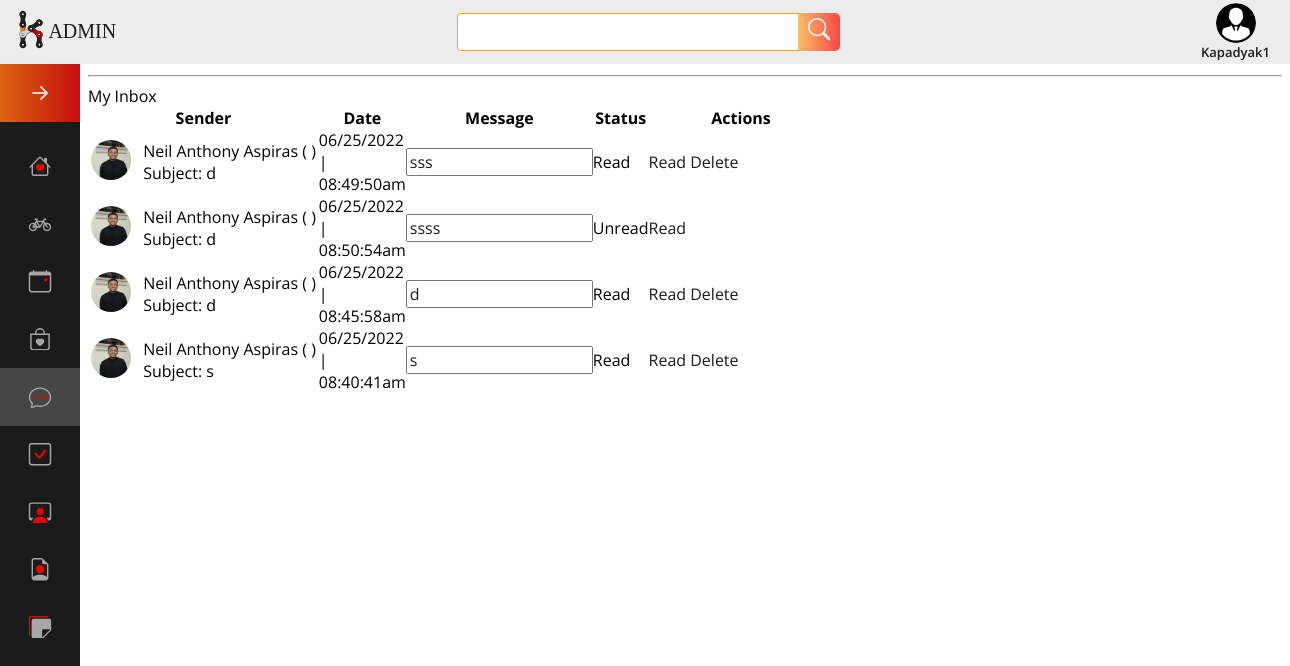
The page /Admin/inbox.php (signed in) on the database its author committed.
### tables this page shows
CREATE TABLE `message` (
  `message_id` int(11) NOT NULL,
  `message_content` text NOT NULL,
  `status` varchar(15) NOT NULL,
  `date_messaged` varchar(100) NOT NULL,
  `member_id` int(11) NOT NULL,
  `message_image` varchar(150) NOT NULL,
  `sender_id` varchar(15) NOT NULL,
  `subject` text NOT NULL,
  `access` text NOT NULL,
  `incoming_msg_id` int(255) NOT NULL,
  `outgoing_msg_id` int(255) NOT NULL,
  `iv` text NOT NULL
);

CREATE TABLE `members` (
  `member_id` int(11) NOT NULL,
  `email_address` varchar(255) DEFAULT NULL,
  `email_status` int(11) DEFAULT NULL,
  `username` varchar(255) DEFAULT NULL,
  `password` varchar(255) DEFAULT NULL,
  `confirm_password` varchar(255) DEFAULT NULL,
  `first_name` varchar(255) DEFAULT NULL,
  `middle_name` varchar(255) DEFAULT NULL,
  `last_name` varchar(255) DEFAULT NULL,
  `dob` date DEFAULT NULL,
  `sex` enum('Male','Female') DEFAULT NULL,
  `contact_number` int(11) DEFAULT NULL,
  `address` varchar(255) DEFAULT NULL,
  `image` varchar(255) NOT NULL,
  `online_status` text NOT NULL,
  `topic_ctr` varchar(255) NOT NULL,
  `threads_ctr` varchar(255) NOT NULL,
  `replies_ctr` varchar(255) NOT NULL,
  `access` varchar(50) NOT NULL,
  `unique_id` int(255) NOT NULL,
  `status` varchar(255) NOT NULL,
  `theme` varchar(255) NOT NULL
);

### Admin/session.php (called while the page is built, shortened)
<?php
$session_id=$_SESSION['Session_ID'];
 ?>

### Admin/inbox.php (the view, shortened to what this page needs)
<?php include ('dbcon.php');?>
<?php include ('session.php'); ?>
<!DOCTYPE html>
<html lang="en">
<head>
	<link rel="stylesheet" type="text/css" href="style.css">
</head>
<body>
    <div class="index-container">
		<div class="index-sidenav">
		<!DOCTYPE html>
<html lang="en">
<head>
    <link rel="stylesheet" href="../style.css" />
</head>
<body>
    <nav class="navbar">
        <ul class="navbar-nav">
            <li class="logo noHover noFilter">
                <a href="#" class="nav-link ">
                </a>
            </li>
            <li class="nav-item">
                <a href="home.php" class="nav-link">
                </a>
            </li>
<li class="nav-item">
                <a href="feed_rental.php" class="nav-link">
                </a>
            </li>
<li class="nav-item">
                <a href="feed_events.php" class="nav-link">
                </a>
            </li>
            <li class="nav-item">
                <a href="feed_pre.php" class="nav-link">
                </a>
            </li>
            <li class="nav-item">
                <a href="inbox.php" class="nav-link highlight">
                </a>
            </li>
<li class="nav-item">
                <a href="member.php" class="nav-link">
                </a>
            </li>
<li class="nav-item">
                <a href="admin_user.php" class="nav-link">
                </a>
            </li>
<li class="nav-item">
                <a href="data.php" class="nav-link">
                </a>
            </li>
			<li class="nav-item">
                <a href="feed_tip.php" class="nav-link ">
                </a>
            </li>
        </ul>
    </nav>
</body>
</html>		</div>
		<div class="index-header">
			<?php include 'Header.php'; ?>
		<div class="index-content">
   <center> <table width="1200" border="0"><tr><td>
  <div class="container-fluid">
<div class="row">
  		<div class="col-md-3">
            	<div class="alert alert-info">
                  <hr />
       </div>
       </div>
			<div class="col-md-9">
	<div class="alert alert-success"><i class="fa fa-envelope-o"></i> My Inbox  </div>
<div class="alert alert-info">
	<table cellpadding="0" cellspacing="0" border="0" class="table table-bordered" id="example" >
		<thead>
		<tr>
            	<th>Sender</th>
            	<th>Date</th>
                <th>Message</th>
            	<th>Status</th>
		 	 <th>Actions</th>
		</tr>
		</thead>
		<tbody>
		<?php
		$senderquery = $conn->query("select distinct message_id,sender_id from message where member_id='$session_id'") or die(mysql_error());
       ?>
       <?php
    	while ($senderrow = $senderquery->fetch())
        {
		  $sender=$senderrow['sender_id'];
          $id_msg=$senderrow['message_id'];
	 	$msgquery = $conn->query("select * from message where sender_id='$sender' and message_id='$id_msg'") or die(mysql_error());
		while ($msgrow = $msgquery->fetch()) {
		  $msg_id=$msgrow['message_id'];
		  $sssss=$msgrow['sender_id'];
	       $subject=$msgrow['subject'];
            $access=$msgrow['access'];
    if($access=="Admin")
    {
     $sndrquery = $conn->query("select * from user where user_id='$sssss'") or die(mysql_error());
		while ($sndrrow = $sndrquery->fetch())
         {
            $ppiicc="../images/logo_forum.png";
		  $sendby=$sndrrow['fname']." ".$sndrrow['mname']." ".$sndrrow['lname']." ( Admin )";
		}
    }
    else
    {
         $sndrquery = $conn->query("select * from members where member_id='$sssss'") or die(mysql_error());
		while ($sndrrow = $sndrquery->fetch())
         {
            $ppiicc=$sndrrow['image'];
		  $sendby=$sndrrow['first_name']." ".$sndrrow['middle_name']." ".$sndrrow['last_name']." ( ".$sndrrow['access']." )";
		}
    }
		?>
		<tr>
            	<td >
                <table>
                <tr>
                <td>
                  <img src="<?php echo $ppiicc; ?>" width="35" height="35" alt="..." class="img-square"/>
                </td>
                <td>
                </td>
                <td>
                  <?php echo $sendby; ?><br />
                    Subject: <?php echo $subject; ?>
                </td>
                </tr>
                </table>
                 </td>
            	<td width="10"><?php echo $msgrow['date_messaged']; ?></td>
                <td> <input class="form-control" id="exampleInputEmail1" value="<?php echo $msgrow['message_content']; ?>" readonly="true" /></td>
	 <td> <?php echo   $msgrow['status'];  ?>  </td>
         <?php if($msgrow['status']=="Unread"){ ?>
            	<td class="empty" width="100">
        	<a data-placement="top" title="Click to read & reply meassage" id="view<?php echo $msg_id; ?>" href="read_msg.php<?php echo '?id='.$msg_id; ?>" class="btn btn-info"><i class="fa fa-list-alt"></i> Read</a>
		</td>
        <?php }else{  ?>
	 	<td class="empty" width="185">
        	<a data-placement="top" title="Click to read & reply meassage" id="view<?php echo $msg_id; ?>" href="read_msg.php<?php echo '?id='.$msg_id; ?>" class="btn btn-info"><i class="fa fa-list-alt"></i> Read</a>
		<a data-placement="top" title="Click to delete meassage" id="delete<?php echo $msg_id; ?>" href="delete_message.php<?php echo '?id='.$msg_id; ?>" class="btn btn-danger"><i class="fa fa-trash-o"></i> Delete</a>
		</td>
        <?php }  ?>
		</tr>
	<?php } } ?>
		</tbody>
	</table>
</div>
</div>
</td></tr></table>
  </center>
  </div>
  </body>
</html>

### Admin/style.css (style rules this page uses)
html body { margin: 0; padding: 0; box-sizing: border-box; }
.index-container { display: grid; grid-template-columns: auto 1fr; grid-auto-rows: minmax(auto, auto); height: auto; width: 100%; grid-template-areas: 'header2 header2' 'sidenav indexcontent'; }
.index-sidenav { grid-area: sidenav; }
.index-header { z-index: 5; grid-area: header2; position: sticky; background-color: linear-gradient(270deg, rgba(199,13,13,1) 0%, rgba(218,100,17,1) 100%); top: 0; }
.index-content { grid-area: indexcontent; }
:root { font-size: 16px; font-family: 'Open Sans', sans-serif; --text-primary: #b6b6b6; --text-secondary: #ececec; --text-red: rgb(255, 0, 0); --bg-primary: rgb(75, 75, 75); --bg-secondary: #1b1b1b; --gradient: linear-gradient(270deg, rgba(199,13,13,1) 0%, rgba(218,100,17,1) 100%); --transition-speed: 300ms; }
.navbar { position: sticky; top: 4em !important; background-color: var(--bg-secondary); overflow: hidden; width: auto; height: 90vh; transition: width 200ms ease; }
.navbar-nav { list-style: none; padding: 0; margin: 0; display: flex; flex-direction: column; align-items: center; height: 100%; }
.nav-item { width: 100%; }
.nav-link { display: flex; align-items: center; height: 3.6rem; color: var(--text-secondary); text-decoration: none; filter: opacity(.9); transition: var(--transition-speed) ease; }
.noHover { pointer-events: none; filter: opacity(1); }
.nav-link svg { width: 2rem; min-width: 2rem; margin: 0 1.5rem; }
svg { width: 1.4rem; height: 1.4rem; }
.logo { font-weight: bold; text-transform: uppercase; margin-bottom: 1rem; text-align: center; color: var(--text-secondary); background: var(--gradient); font-size: 1.5rem; letter-spacing: 0.1ch; width: 100%; }
.logo svg { transform: rotate(0deg); transition: var(--transition-speed) ease; width: 2rem; height: 2rem; }
.highlight { background-color: var(--bg-primary); }
header > li, a, span, input { font-family:'Open Sans'; font-size: 16px; color: var(--bg-secondary); text-decoration: none; list-style-type: none; }
::placeholder { color: white; }
.img-square { height: 40px; width: 40px; border-radius: 50%; object-fit: cover; object-position: center; }

### style.css (style rules this page uses)
html body { margin: 0; padding: 0; box-sizing: border-box; }
.index-container { display: grid; grid-template-columns: auto 1fr; grid-auto-rows: minmax(auto, auto); height: auto; width: 100%; grid-template-areas: 'header2 header2' 'sidenav indexcontent'; }
.index-sidenav { grid-area: sidenav; }
.index-header { z-index: 5; grid-area: header2; position: sticky; background-color: linear-gradient(270deg, rgba(199,13,13,1) 0%, rgba(218,100,17,1) 100%); top: 0; }
.index-content { grid-area: indexcontent; }
:root { font-size: 16px; font-family: 'Open Sans', sans-serif; --text-primary: #b6b6b6; --text-secondary: #ececec; --text-red: rgb(255, 0, 0); --bg-primary: rgb(75, 75, 75); --bg-secondary: #1b1b1b; --gradient: linear-gradient(270deg, rgba(199,13,13,1) 0%, rgba(218,100,17,1) 100%); --transition-speed: 300ms; }
.navbar { position: sticky; top: 4em !important; background-color: var(--bg-secondary); overflow: hidden; width: auto; height: 90vh; transition: width 200ms ease; }
.navbar-nav { list-style: none; padding: 0; margin: 0; display: flex; flex-direction: column; align-items: center; height: 100%; }
.nav-item { width: 100%; }
.nav-link { display: flex; align-items: center; height: 3.6rem; color: var(--text-secondary); text-decoration: none; filter: opacity(.9); transition: var(--transition-speed) ease; }
.noHover { pointer-events: none; filter: opacity(1); }
.nav-link svg { width: 2rem; min-width: 2rem; margin: 0 1.5rem; }
svg { width: 1.4rem; height: 1.4rem; }
.logo { font-weight: bold; text-transform: uppercase; margin-bottom: 1rem; text-align: center; color: var(--text-secondary); background: var(--gradient); font-size: 1.5rem; letter-spacing: 0.1ch; width: 100%; }
.logo svg { transform: rotate(0deg); transition: var(--transition-speed) ease; width: 2rem; height: 2rem; }
.highlight { background-color: var(--bg-primary); }
header > li, a, span, input { font-family:'Open Sans'; font-size: 16px; color: var(--bg-secondary); text-decoration: none; list-style-type: none; }
.img-square { height: 40px; width: 40px; border-radius: 50%; object-fit: cover; object-position: center; }

### rows shown on the page
message: members.image (picture), members.first_name+middle_name+last_name "Neil Anthony Aspiras ( )", subject "d", date_messaged "06/25/2022 | 08:49:50am", message_content "sss", status "Read"
message: members.image (picture), members.first_name+middle_name+last_name "Neil Anthony Aspiras ( )", subject "d", date_messaged "06/25/2022 | 08:50:54am", message_content "ssss", status "Unread"
message: members.image (picture), members.first_name+middle_name+last_name "Neil Anthony Aspiras ( )", subject "d", date_messaged "06/25/2022 | 08:45:58am", message_content "d", status "Read"
message: members.image (picture), members.first_name+middle_name+last_name "Neil Anthony Aspiras ( )", subject "s", date_messaged "06/25/2022 | 08:40:41am", message_content "s", status "Read"

### other values the page prints
$session_Username "Kapadyak1"
